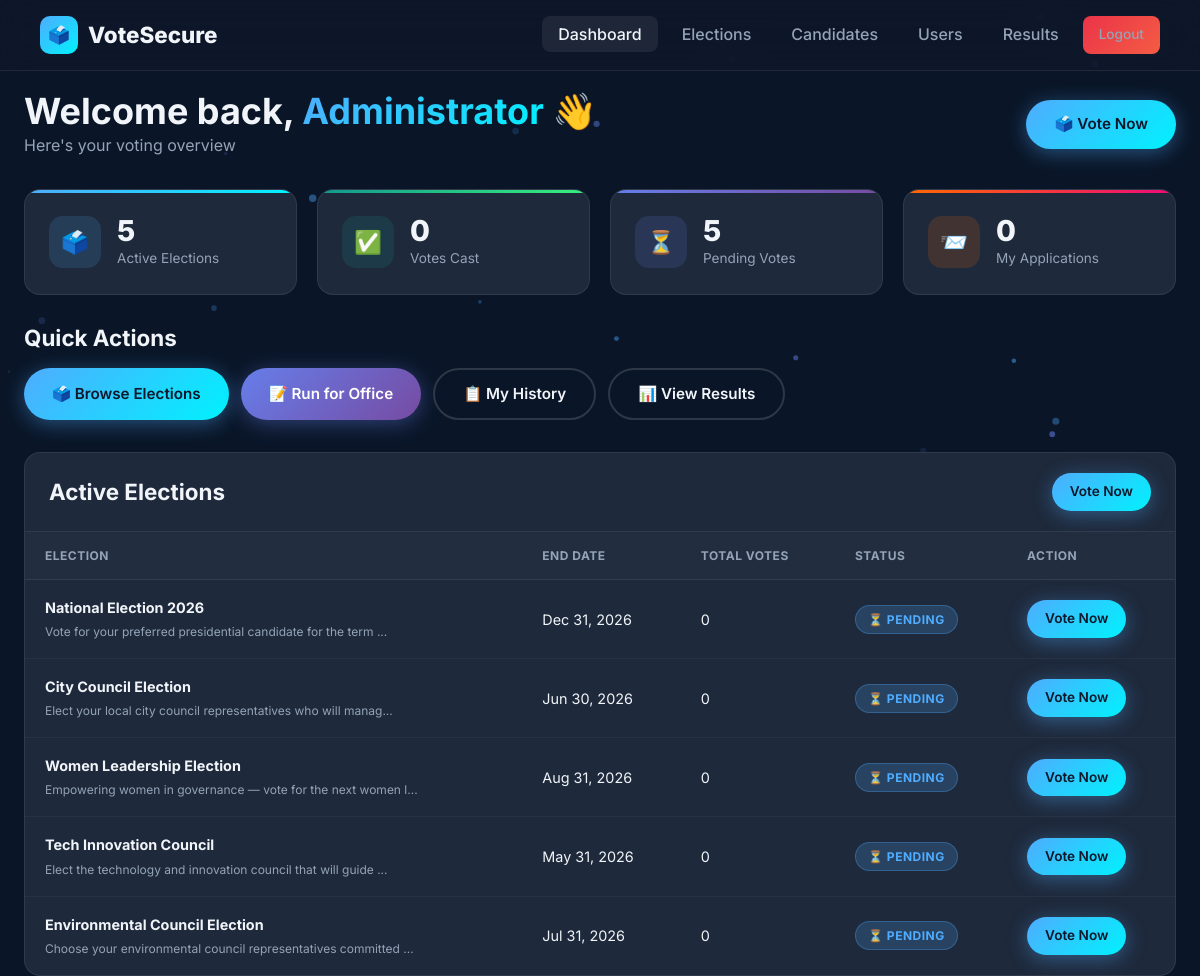
Screenshot of /views/voter/dashboard.php (signed in) with the database file from the repository.
### tables this page shows
CREATE TABLE IF NOT EXISTS users (
    id INT AUTO_INCREMENT PRIMARY KEY,
    name VARCHAR(100) NOT NULL,
    email VARCHAR(150) NOT NULL UNIQUE,
    password VARCHAR(255) NOT NULL,
    role ENUM('admin','voter') DEFAULT 'voter',
    verified TINYINT(1) DEFAULT 0,
    otp_code VARCHAR(10) DEFAULT NULL,
    otp_expires DATETIME DEFAULT NULL,
    profile_image VARCHAR(255) DEFAULT NULL,
    bio TEXT DEFAULT NULL,
    phone VARCHAR(20) DEFAULT NULL,
    created_at TIMESTAMP DEFAULT CURRENT_TIMESTAMP
);

CREATE TABLE IF NOT EXISTS elections (
    id INT AUTO_INCREMENT PRIMARY KEY,
    title VARCHAR(200) NOT NULL,
    description TEXT,
    status ENUM('upcoming','active','closed') DEFAULT 'upcoming',
    start_date DATETIME,
    end_date DATETIME,
    created_at TIMESTAMP DEFAULT CURRENT_TIMESTAMP
);

### core/auth.php (called while the page is built, shortened)
<?php
require_once __DIR__ . '/database.php';
class Auth {
    private static Database $db;
    private static function db(): Database {
        if (!isset(self::$db)) self::$db = Database::getInstance();
        return self::$db;
    }
    public static function isLoggedIn(): bool {
        return !empty($_SESSION['logged_in']) && !empty($_SESSION['user_id']);
    }
    public static function isAdmin(): bool {
        return self::isLoggedIn() && $_SESSION['user_role'] === 'admin';
    }
    public static function currentUser(): array|null {
        return self::db()->fetchOne("SELECT id, name, email, role FROM users WHERE id = ?", 'i', [$_SESSION['user_id']]);
    }
}

### core/database.php (called while the page is built, shortened)
<?php
class Database {
    private static $instance = null;
    private $conn;
    private function __construct() {
        $this->conn = new mysqli(DB_HOST, DB_USER, DB_PASS, DB_NAME);
        $this->conn->set_charset('utf8mb4');
    }
    public static function getInstance(): Database {
        if (self::$instance === null) {
            self::$instance = new Database();
        }
        return self::$instance;
    }
    public function query(string $sql, string $types = '', array $params = []): mysqli_stmt|false {
        $stmt = $this->conn->prepare($sql);
        if ($types && $params) {
            $stmt->bind_param($types, ...$params);
        }
        $stmt->execute();
        return $stmt;
    }
    public function fetchAll(string $sql, string $types = '', array $params = []): array {
        $stmt = $this->query($sql, $types, $params);
        return $stmt->get_result()->fetch_all(MYSQLI_ASSOC);
    }
    public function fetchOne(string $sql, string $types = '', array $params = []): array|null {
        $stmt = $this->query($sql, $types, $params);
        $result = $stmt->get_result()->fetch_assoc();
        return $result ?: null;
    }
}

### models/Election.php (called while the page is built, shortened)
<?php
require_once __DIR__ . '/../core/database.php';
class Election {
    private Database $db;
    public function __construct() {
        $this->db = Database::getInstance();
    }
    public function getActive(): array {
        return $this->db->fetchAll("SELECT * FROM elections WHERE status = 'active' ORDER BY created_at DESC");
    }
}

### models/Vote.php (called while the page is built, shortened)
<?php
require_once __DIR__ . '/../core/database.php';
class Vote {
    private Database $db;
    public function __construct() {
        $this->db = Database::getInstance();
    }
    public function hasVoted(int $userId, int $electionId): bool {
        $row = $this->db->fetchOne(
            "SELECT id FROM voter_registry WHERE user_id = ? AND election_id = ?",
            'ii', [$userId, $electionId]
        );
        return $row !== null;
    }
    public function getTotalVotes(int $electionId): int {
        $row = $this->db->fetchOne(
            "SELECT COUNT(*) as total FROM votes WHERE election_id = ?", 'i', [$electionId]
        );
        return (int)($row['total'] ?? 0);
    }
}

### models/Application.php (called while the page is built, shortened)
<?php
require_once __DIR__ . '/../core/database.php';
class Application {
    private Database $db;
    public function __construct() {
        $this->db = Database::getInstance();
    }
    public function getByUser(int $userId): array {
        return $this->db->fetchAll(
            "SELECT a.*, e.title as election_title, e.status as election_status
             FROM candidate_applications a
             JOIN elections e ON e.id = a.election_id
             WHERE a.user_id = ?
             ORDER BY a.applied_at DESC",
            'i', [$userId]
        );
    }
}

### views/voter/dashboard.php (the view, shortened to what this page needs)
<?php
require_once __DIR__ . '/../../core/auth.php';
require_once __DIR__ . '/../../models/Election.php';
require_once __DIR__ . '/../../models/Vote.php';
require_once __DIR__ . '/../../models/Application.php';
$user      = Auth::currentUser();
$elections = (new Election())->getActive();
$voteModel = new Vote();
$myApps    = (new Application())->getByUser($user['id']);
foreach ($elections as &$e) {
    $e['has_voted']   = $voteModel->hasVoted($user['id'], $e['id']);
    $e['total_votes'] = $voteModel->getTotalVotes($e['id']);
}
$votedCount   = count(array_filter($elections, fn($e) => $e['has_voted']));
$pendingCount = count(array_filter($elections, fn($e) => !$e['has_voted']));
?>
<!DOCTYPE html>
<html lang="en">
<head>
  <link rel="stylesheet" href="/online-voting-system/assets/css/style.css">
  <link rel="stylesheet" href="/online-voting-system/assets/css/animations.css">
  <link rel="stylesheet" href="/online-voting-system/assets/css/themes.css">
</head>
<body class="theme-dashboard">
<?php include __DIR__ . '/partials/navbar.php'; ?>
<div style="padding-top:90px;" class="container section">
  <div class="dashboard-header reveal">
    <div>
      <h2>Welcome back, <span class="gradient-text"><?= htmlspecialchars($user['name']) ?></span> 👋</h2>
      <p>Here's your voting overview</p>
    </div>
    <a href="/online-voting-system/views/voter/vote.php" class="btn btn-primary">🗳️ Vote Now</a>
  </div>
  <div class="stats-grid reveal">
    <div class="stat-card blue">
      <div class="stat-icon blue">🗳️</div>
      <div class="stat-info">
        <h3><?= count($elections) ?></h3>
        <p>Active Elections</p>
      </div>
    </div>
    <div class="stat-card green">
      <div class="stat-icon green">✅</div>
      <div class="stat-info">
        <h3><?= $votedCount ?></h3>
        <p>Votes Cast</p>
      </div>
    </div>
    <div class="stat-card purple">
      <div class="stat-icon purple">⏳</div>
      <div class="stat-info">
        <h3><?= $pendingCount ?></h3>
        <p>Pending Votes</p>
      </div>
    </div>
    <div class="stat-card orange">
      <div class="stat-icon orange">📨</div>
      <div class="stat-info">
        <h3><?= count($myApps) ?></h3>
        <p>My Applications</p>
      </div>
    </div>
  </div>
  <div class="reveal mb-4">
    <h3 style="margin-bottom:16px;">Quick Actions</h3>
    <div style="display:flex;gap:12px;flex-wrap:wrap;">
      <a href="/online-voting-system/public/elections.php" class="btn btn-primary">🗳️ Browse Elections</a>
      <a href="/online-voting-system/views/voter/apply.php" class="btn btn-secondary">📝 Run for Office</a>
      <a href="/online-voting-system/views/voter/history.php" class="btn btn-outline">📋 My History</a>
      <a href="/online-voting-system/public/results.php" class="btn btn-outline">📊 View Results</a>
    </div>
  </div>
  <div class="table-wrapper reveal mt-4">
    <div class="table-header">
      <h3>Active Elections</h3>
      <a href="vote.php" class="btn btn-primary btn-sm">Vote Now</a>
    </div>
    <?php if (empty($elections)): ?>
    <div class="text-center" style="padding:60px 20px;">
      <div style="font-size:3rem;margin-bottom:16px;">🗳️</div>
      <h3>No Active Elections</h3>
      <p>Check back later for upcoming elections.</p>
    </div>
    <?php else: ?>
    <table>
      <thead>
        <tr>
          <th>Election</th>
          <th>End Date</th>
          <th>Total Votes</th>
          <th>Status</th>
          <th>Action</th>
        </tr>
      </thead>
      <tbody>
        <?php foreach ($elections as $e): ?>
        <tr>
          <td>
            <strong><?= htmlspecialchars($e['title']) ?></strong>
            <br><small style="color:var(--text-muted);"><?= htmlspecialchars(substr($e['description'], 0, 60)) ?>...</small>
          </td>
          <td><?= date('M d, Y', strtotime($e['end_date'])) ?></td>
          <td><?= number_format($e['total_votes']) ?></td>
          <td>
            <?php if ($e['has_voted']): ?>
            <span class="badge badge-active">✅ Voted</span>
            <?php else: ?>
            <span class="badge badge-upcoming">⏳ Pending</span>
            <?php endif; ?>
          </td>
          <td>
            <?php if ($e['has_voted']): ?>
            <a href="/online-voting-system/public/results.php?election_id=<?= $e['id'] ?>" class="btn btn-outline btn-sm">View Results</a>
            <?php else: ?>
            <a href="/online-voting-system/views/voter/vote.php?election_id=<?= $e['id'] ?>" class="btn btn-primary btn-sm">Vote Now</a>
            <?php endif; ?>
          </td>
        </tr>
        <?php endforeach; ?>
      </tbody>
    </table>
    <?php endif; ?>
  </div>
</div>
</body>
</html>

### views/voter/partials/navbar.php (shortened to what this page needs)
<?php
$user    = Auth::currentUser();
$isAdmin = Auth::isAdmin();
$base    = '/online-voting-system';
?>
<nav class="navbar">
  <a href="<?= $base ?>/<?= $isAdmin ? 'views/admin/dashboard.php' : 'views/voter/dashboard.php' ?>" class="navbar-brand">
    <div class="logo-icon">🗳️</div>
    VoteSecure
  </a>
  <ul class="navbar-nav">
    <?php if ($isAdmin): ?>
    <li><a href="<?= $base ?>/views/admin/dashboard.php">Dashboard</a></li>
    <li><a href="<?= $base ?>/views/admin/elections.php">Elections</a></li>
    <li><a href="<?= $base ?>/views/admin/candidates.php">Candidates</a></li>
    <li><a href="<?= $base ?>/views/admin/users.php">Users</a></li>
    <li><a href="<?= $base ?>/views/admin/results.php">Results</a></li>
    <?php endif; ?>
    <li>
      <a href="<?= $base ?>/public/logout.php" class="btn btn-danger btn-sm">Logout</a>
    </li>
  </ul>
</nav>

### assets/css/animations.css (style rules this page uses)
.reveal { opacity: 0; transform: translateY(30px); transition: opacity 0.6s ease, transform 0.6s ease; }
.reveal.visible { opacity: 1; transform: translateY(0); }

### assets/css/themes.css (style rules this page uses)
.theme-dashboard { background: #0a1628; min-height: 100vh; }

### rows the page displays
users: name "Administrator"
elections: title "National Election 2026", description "Vote for your preferred presidential candidate for the term", end_date "Dec 31, 2026", total_votes "0"
elections: title "City Council Election", description "Elect your local city council representatives who will manag", end_date "Jun 30, 2026", total_votes "0"
elections: title "Women Leadership Election", description "Empowering women in governance — vote for the next women l", end_date "Aug 31, 2026", total_votes "0"
elections: title "Tech Innovation Council", description "Elect the technology and innovation council that will guide", end_date "May 31, 2026", total_votes "0"
elections: title "Environmental Council Election", description "Choose your environmental council representatives committed", end_date "Jul 31, 2026", total_votes "0"

### other values shown
count($elections) "5"
$votedCount "0"
$pendingCount "5"
count($myApps) "0"
